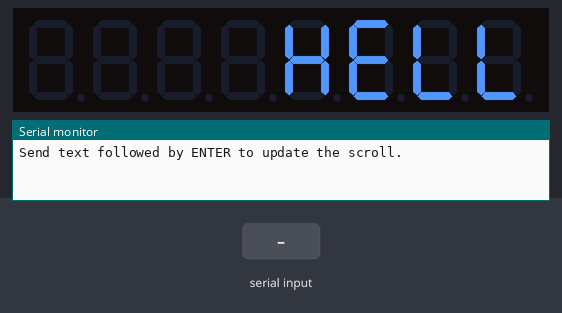
Recording of a program running on a simulated Arduino Mega 2560, built with avr-gcc and run on an emulated ATmega2560. Shown: 8-digit seven-segment display, the last lines printed to the serial monitor. Wiring (inferred from the names in the program): 8-digit 7-segment display, segments lit when LOW: segments pin 2, pin 3, pin 4, pin 5, pin 6, pin 7, pin 8; digit selects pin 9, pin 10, pin 11, pin 12, pin 22, pin 24, pin 26, pin 28. The inputs (shaded band) are chosen by the test bench. The segment pins are drawn as the display they are named for.

Above: at 1.2 s.
1.3 s: "F\n" received over Serial
At 3.7 s:
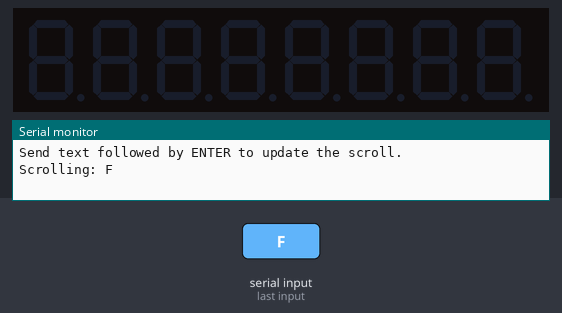
3.8 s: "G\n" received over Serial
At 4.23 s:
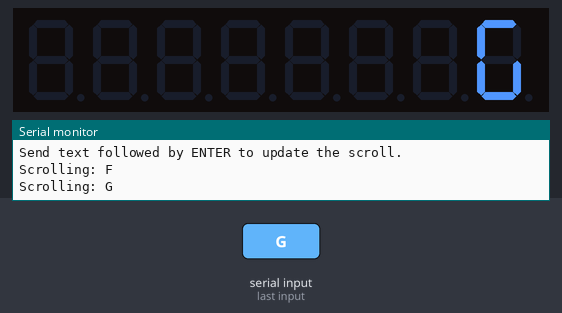
6.3 s: "J\n" received over Serial
At 6.73 s:
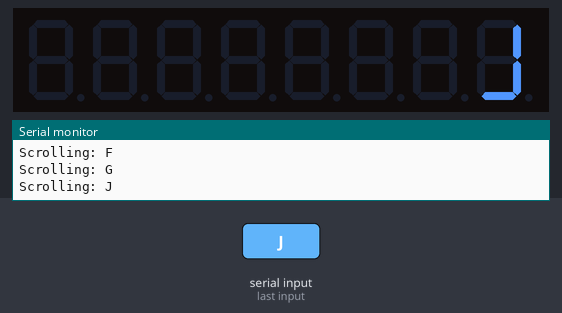
8.8 s: "A90\n" received over Serial
At 9.73 s:
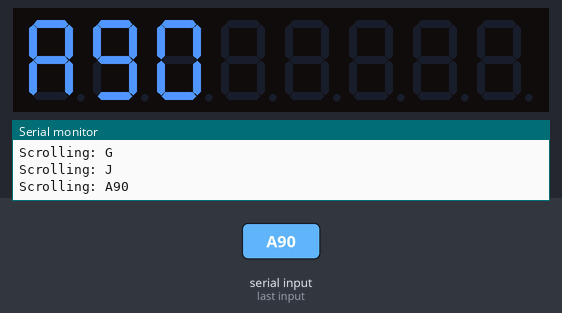
11.8 s: "C90\n" received over Serial
At 12.73 s:
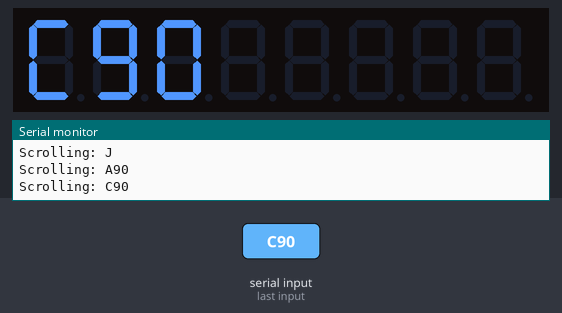
14.8 s: byte 13 ('\r') received over Serial
Timing chart, 0 to 17.3 s (numbered marks = the images above; inputs shaded):
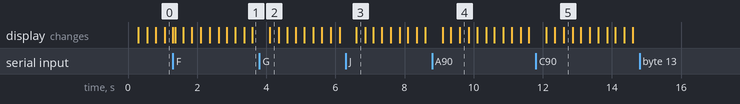

The program:

main.cpp
```cpp
#include <Arduino.h>
#include <ctype.h>
#include <string.h>

constexpr uint8_t kSegmentPins[7] = {2, 3, 4, 5, 6, 7, 8}; // a-g
constexpr uint8_t kDigitPins[8] = {9, 10, 11, 12, 22, 24, 26, 28};

// Adjust these to match your hardware (common anode: segments active low,
// digits active high).
constexpr bool kSegmentsActiveHigh = false;
constexpr bool kDigitsActiveHigh = true;

constexpr unsigned long kDigitRefreshIntervalMicros =
    1000; // ~1 ms per digit (~125 Hz overall)
constexpr unsigned long kScrollIntervalMillis = 250; // Scroll step every 250 ms

constexpr size_t kDisplayDigits = sizeof(kDigitPins) / sizeof(kDigitPins[0]);
constexpr size_t kPaddingSpaces =
    kDisplayDigits;                          // Leading and trailing blanks
constexpr size_t kMaxMessageLength = 64;     // Adjust if you need longer text
constexpr size_t kMaxPaddedLength =
    kMaxMessageLength + 2 * kPaddingSpaces;

constexpr char kDefaultMessage[] = "HELLO 7SEG";

uint8_t gDisplayBuffer[kDisplayDigits] = {};
char gMessage[kMaxMessageLength + 1] = {};
size_t gMessageLength = 0;
char gPaddedMessage[kMaxPaddedLength + 1] = {};
size_t gPaddedLength = 0;
size_t gScrollIndex = 0;
size_t gScrollLimit = 1;
size_t gCurrentDigit = kDisplayDigits - 1;
unsigned long gLastRefreshMicros = 0;
unsigned long gLastScrollMillis = 0;

char gSerialInputBuffer[kMaxMessageLength + 1] = {};
size_t gSerialInputLength = 0;
bool gIgnoreNextLinefeed = false;
int gScrollDirection = 1; // 1: right-to-left, -1: left-to-right
enum class PingPongState : uint8_t { None, AwaitingBounce };

PingPongState gPingPongState = PingPongState::None;
constexpr char kPingCommand[] = "PING";
constexpr char kPongResponse[] = "PONG";
constexpr size_t kPingCommandLength = sizeof(kPingCommand) - 1;
constexpr size_t kPongResponseLength = sizeof(kPongResponse) - 1;

void setMessage(const char *message, size_t length);

constexpr uint8_t SEG_A = 1 << 0;
constexpr uint8_t SEG_B = 1 << 1;
constexpr uint8_t SEG_C = 1 << 2;
constexpr uint8_t SEG_D = 1 << 3;
constexpr uint8_t SEG_E = 1 << 4;
constexpr uint8_t SEG_F = 1 << 5;
constexpr uint8_t SEG_G = 1 << 6;

constexpr uint8_t kDigitPatterns[10] = {
    SEG_A | SEG_B | SEG_C | SEG_D | SEG_E | SEG_F,         // 0
    SEG_B | SEG_C,                                         // 1
    SEG_A | SEG_B | SEG_D | SEG_E | SEG_G,                 // 2
    SEG_A | SEG_B | SEG_C | SEG_D | SEG_G,                 // 3
    SEG_B | SEG_C | SEG_F | SEG_G,                         // 4
    SEG_A | SEG_C | SEG_D | SEG_F | SEG_G,                 // 5
    SEG_A | SEG_C | SEG_D | SEG_E | SEG_F | SEG_G,         // 6
    SEG_A | SEG_B | SEG_C,                                 // 7
    SEG_A | SEG_B | SEG_C | SEG_D | SEG_E | SEG_F | SEG_G, // 8
    SEG_A | SEG_B | SEG_C | SEG_D | SEG_F | SEG_G          // 9
};

uint8_t encodeChar(char c) {
  if (c >= '0' && c <= '9') {
    return kDigitPatterns[c - '0'];
  }

  c = static_cast<char>(toupper(static_cast<unsigned char>(c)));

  switch (c) {
  case 'A':
    return SEG_A | SEG_B | SEG_C | SEG_E | SEG_F | SEG_G;
  case 'B':
    return SEG_C | SEG_D | SEG_E | SEG_F | SEG_G;
  case 'C':
    return SEG_A | SEG_D | SEG_E | SEG_F;
  case 'D':
    return SEG_B | SEG_C | SEG_D | SEG_E | SEG_G;
  case 'E':
    return SEG_A | SEG_D | SEG_E | SEG_F | SEG_G;
  case 'F':
    return SEG_A | SEG_E | SEG_F | SEG_G;
  case 'G':
    return SEG_A | SEG_C | SEG_D | SEG_E | SEG_F;
  case 'H':
    return SEG_B | SEG_C | SEG_E | SEG_F | SEG_G;
  case 'I':
    return SEG_B | SEG_C;
  case 'J':
    return SEG_B | SEG_C | SEG_D;
  case 'L':
    return SEG_D | SEG_E | SEG_F;
  case 'N':
    return SEG_C | SEG_E | SEG_G;
  case 'O':
    return SEG_A | SEG_B | SEG_C | SEG_D | SEG_E | SEG_F;
  case 'P':
    return SEG_A | SEG_B | SEG_E | SEG_F | SEG_G;
  case 'R':
    return SEG_A | SEG_B | SEG_E | SEG_F | SEG_G | SEG_C;
  case 'S':
    return SEG_A | SEG_C | SEG_D | SEG_F | SEG_G;
  case 'T':
    return SEG_D | SEG_E | SEG_F | SEG_G;
  case 'U':
    return SEG_B | SEG_C | SEG_D | SEG_E | SEG_F;
  case 'Y':
    return SEG_B | SEG_C | SEG_D | SEG_F | SEG_G;
  case '-':
    return SEG_G;
  case '_':
    return SEG_D;
  case ' ':
  default:
    return 0;
  }
}

uint8_t segmentOnState(bool segmentEnabled) {
  return segmentEnabled ? (kSegmentsActiveHigh ? HIGH : LOW)
                        : (kSegmentsActiveHigh ? LOW : HIGH);
}

uint8_t digitState(bool enabled) {
  return enabled ? (kDigitsActiveHigh ? HIGH : LOW)
                 : (kDigitsActiveHigh ? LOW : HIGH);
}

void applySegments(uint8_t pattern) {
  for (size_t i = 0; i < 7; ++i) {
    const bool segmentEnabled = (pattern & (1 << i)) != 0;
    digitalWrite(kSegmentPins[i], segmentOnState(segmentEnabled));
  }
}

void disableAllDigits() {
  for (size_t i = 0; i < kDisplayDigits; ++i) {
    digitalWrite(kDigitPins[i], digitState(false));
  }
}

void refreshDisplay() {
  digitalWrite(kDigitPins[gCurrentDigit], digitState(false));

  gCurrentDigit = (gCurrentDigit + 1) % kDisplayDigits;
  applySegments(gDisplayBuffer[gCurrentDigit]);
  digitalWrite(kDigitPins[gCurrentDigit], digitState(true));
}

void updateScrollBuffer() {
  for (size_t digit = 0; digit < kDisplayDigits; ++digit) {
    const size_t charIndex = gScrollIndex + digit;
    const char c =
        (charIndex < gPaddedLength) ? gPaddedMessage[charIndex] : ' ';
    gDisplayBuffer[digit] = encodeChar(c);
  }
}

void buildPaddedMessage() {
  const size_t totalLength = gMessageLength + 2 * kPaddingSpaces;
  gPaddedLength =
      (totalLength <= kMaxPaddedLength) ? totalLength : kMaxPaddedLength;

  size_t writeIndex = 0;
  const size_t leadingSpaces =
      (kPaddingSpaces <= gPaddedLength) ? kPaddingSpaces : gPaddedLength;
  for (size_t i = 0; i < leadingSpaces; ++i) {
    gPaddedMessage[writeIndex++] = ' ';
  }

  const size_t remainingCapacity =
      (gPaddedLength > writeIndex) ? (gPaddedLength - writeIndex) : 0;
  size_t copyLength =
      (gMessageLength < remainingCapacity) ? gMessageLength : remainingCapacity;
  if (copyLength > 0) {
    memcpy(&gPaddedMessage[writeIndex], gMessage, copyLength);
    writeIndex += copyLength;
  }

  while (writeIndex < gPaddedLength) {
    gPaddedMessage[writeIndex++] = ' ';
  }

  gPaddedMessage[writeIndex] = '\0';

  gScrollLimit =
      (gPaddedLength >= kDisplayDigits) ? (gPaddedLength - kDisplayDigits) + 1
                                        : 1;
  if (gScrollLimit == 0) {
    gScrollLimit = 1;
  }
  if (gScrollIndex >= gScrollLimit) {
    gScrollIndex = 0;
  }
}

bool windowHasVisibleChars(size_t index) {
  if (index >= gPaddedLength) {
    return false;
  }

  for (size_t digit = 0; digit < kDisplayDigits; ++digit) {
    const size_t charIndex = index + digit;
    if (charIndex >= gPaddedLength) {
      break;
    }
    if (gPaddedMessage[charIndex] != ' ') {
      return true;
    }
  }

  return false;
}

bool handlePingPongBounce() {
  if (gPingPongState != PingPongState::AwaitingBounce) {
    return false;
  }

  if (gScrollLimit <= 1) {
    gPingPongState = PingPongState::None;
    return false;
  }

  if (!windowHasVisibleChars(gScrollIndex)) {
    return false;
  }

  bool nextWindowHasChars = false;
  if (gScrollDirection >= 0) {
    if ((gScrollIndex + 1) < gScrollLimit) {
      nextWindowHasChars = windowHasVisibleChars(gScrollIndex + 1);
    }
  } else {
    if (gScrollIndex > 0) {
      nextWindowHasChars = windowHasVisibleChars(gScrollIndex - 1);
    }
  }

  if (nextWindowHasChars) {
    return false;
  }

  gScrollDirection = (gScrollDirection >= 0) ? -1 : 1;
  gPingPongState = PingPongState::None;

  setMessage(kPongResponse, kPongResponseLength);

  if (gScrollLimit > 0) {
    if (gScrollDirection >= 0) {
      const size_t maxIndex = gScrollLimit - 1;
      gScrollIndex = (maxIndex >= 1) ? 1 : maxIndex;
    } else {
      gScrollIndex = (gScrollLimit > 2) ? (gScrollLimit - 2) : 0;
    }
    updateScrollBuffer();
  }

  return true;
}

void advanceScroll() {
  if (gScrollLimit <= 1) {
    return;
  }

  if (handlePingPongBounce()) {
    return;
  }

  if (gScrollDirection >= 0) {
    gScrollIndex = (gScrollIndex + 1) % gScrollLimit;
  } else {
    if (gScrollIndex == 0) {
      gScrollIndex = gScrollLimit - 1;
    } else {
      --gScrollIndex;
    }
  }
  updateScrollBuffer();
}

void setMessage(const char *message, size_t length) {
  if (message == nullptr) {
    length = 0;
  }

  if (length > kMaxMessageLength) {
    length = kMaxMessageLength;
  }

  if (length > 0) {
    memcpy(gMessage, message, length);
  }
  gMessageLength = length;
  gMessage[gMessageLength] = '\0';

  gScrollIndex = 0;
  buildPaddedMessage();
  if (gScrollDirection < 0 && gScrollLimit > 0) {
    gScrollIndex = gScrollLimit - 1;
  }
  updateScrollBuffer();
  gLastScrollMillis = millis();
}

void updateScrollDirectionFromMessage(const char *message, size_t length) {
  while (length > 0) {
    const char c = message[length - 1];
    if (c == '9') {
      gScrollDirection = 1;
      break;
    }
    if (c == '0') {
      gScrollDirection = -1;
      break;
    }
    if (!isspace(static_cast<unsigned char>(c))) {
      break;
    }
    --length;
  }
}

bool isPingCommand(const char *message, size_t length) {
  size_t start = 0;
  while (start < length &&
         isspace(static_cast<unsigned char>(message[start]))) {
    ++start;
  }

  if (start >= length) {
    return false;
  }

  size_t end = length;
  while (end > start &&
         isspace(static_cast<unsigned char>(message[end - 1]))) {
    --end;
  }

  size_t trimmedEnd = end;
  if (trimmedEnd > start) {
    const char lastChar = message[trimmedEnd - 1];
    if (lastChar == '0' || lastChar == '9') {
      --trimmedEnd;
      while (trimmedEnd > start &&
             isspace(static_cast<unsigned char>(message[trimmedEnd - 1]))) {
        --trimmedEnd;
      }
    }
  }

  const size_t trimmedLength = (trimmedEnd > start) ? (trimmedEnd - start) : 0;
  if (trimmedLength != kPingCommandLength) {
    return false;
  }

  for (size_t i = 0; i < kPingCommandLength; ++i) {
    const char c = message[start + i];
    if (toupper(static_cast<unsigned char>(c)) != kPingCommand[i]) {
      return false;
    }
  }

  return true;
}

void commitSerialMessage() {
  gSerialInputBuffer[gSerialInputLength] = '\0';
  const bool isPing = isPingCommand(gSerialInputBuffer, gSerialInputLength);
  updateScrollDirectionFromMessage(gSerialInputBuffer, gSerialInputLength);
  setMessage(gSerialInputBuffer, gSerialInputLength);
  gPingPongState =
      isPing ? PingPongState::AwaitingBounce : PingPongState::None;
  gSerialInputLength = 0;

  Serial.print(F("Scrolling: "));
  Serial.println(gMessage);
}

void processSerialInput() {
  while (Serial.available() > 0) {
    const char incoming = Serial.read();

    if (incoming == '\r') {
      commitSerialMessage();
      gIgnoreNextLinefeed = true;
      continue;
    }

    if (incoming == '\n') {
      if (gIgnoreNextLinefeed) {
        gIgnoreNextLinefeed = false;
        continue;
      }
      commitSerialMessage();
      continue;
    }

    gIgnoreNextLinefeed = false;

    if (incoming == '\b' || incoming == 127) {
      if (gSerialInputLength > 0) {
        --gSerialInputLength;
      }
      continue;
    }

    if (isprint(static_cast<unsigned char>(incoming))) {
      if (gSerialInputLength < kMaxMessageLength) {
        gSerialInputBuffer[gSerialInputLength++] = incoming;
      }
    }
  }
}

void setup() {
  Serial.begin(115200);
  Serial.println(F("Send text followed by ENTER to update the scroll."));

  for (uint8_t pin : kSegmentPins) {
    pinMode(pin, OUTPUT);
    digitalWrite(pin, segmentOnState(false));
  }

  for (uint8_t pin : kDigitPins) {
    pinMode(pin, OUTPUT);
  }
  disableAllDigits();

  setMessage(kDefaultMessage, strlen(kDefaultMessage));

  gCurrentDigit = kDisplayDigits - 1;
  gLastRefreshMicros = micros();
}

void loop() {
  processSerialInput();

  const unsigned long nowMicros = micros();
  if (nowMicros - gLastRefreshMicros >= kDigitRefreshIntervalMicros) {
    gLastRefreshMicros = nowMicros;
    refreshDisplay();
  }

  const unsigned long nowMillis = millis();
  if (nowMillis - gLastScrollMillis >= kScrollIntervalMillis) {
    gLastScrollMillis = nowMillis;
    advanceScroll();
  }
}
```

Measured:
- after the input at 1.3 s, the display: changes after 0.06 s (image 1)
- after the input at 3.8 s, the display: changes after 0.30 s (image 2)
- after the input at 6.3 s, the display: changes after 0.30 s (image 3)
- after the input at 11.8 s, the display: first differs from a run without the input after 0.80 s (image 5)
